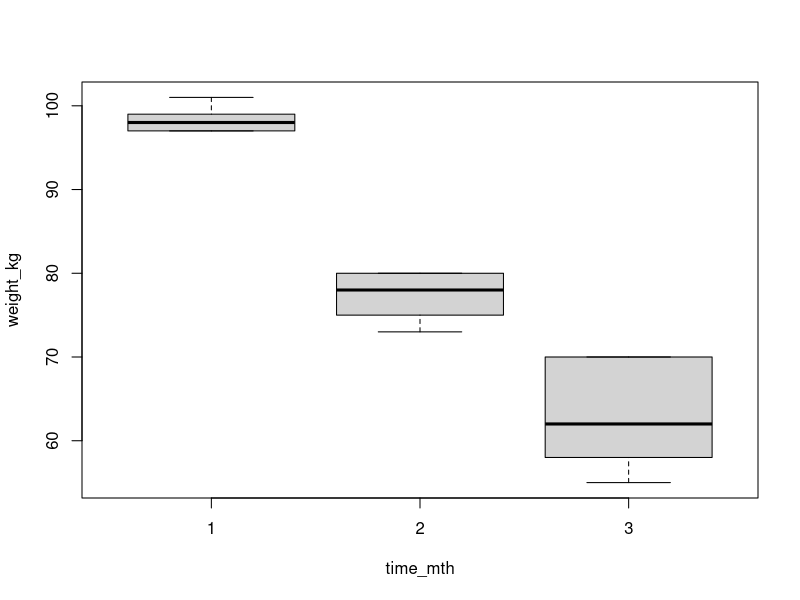
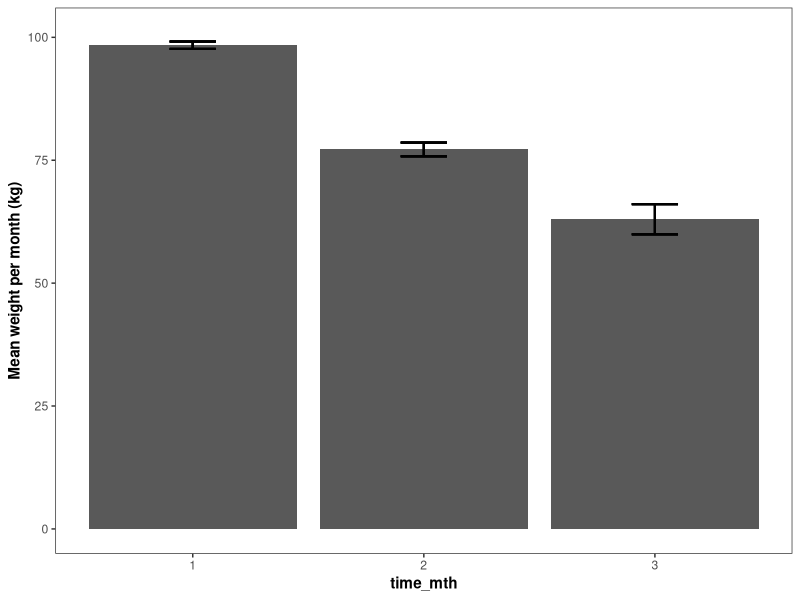
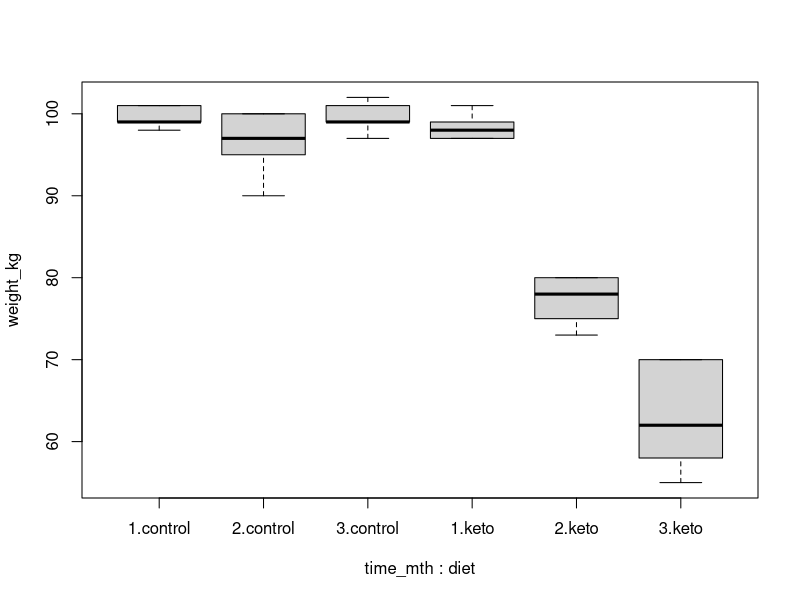
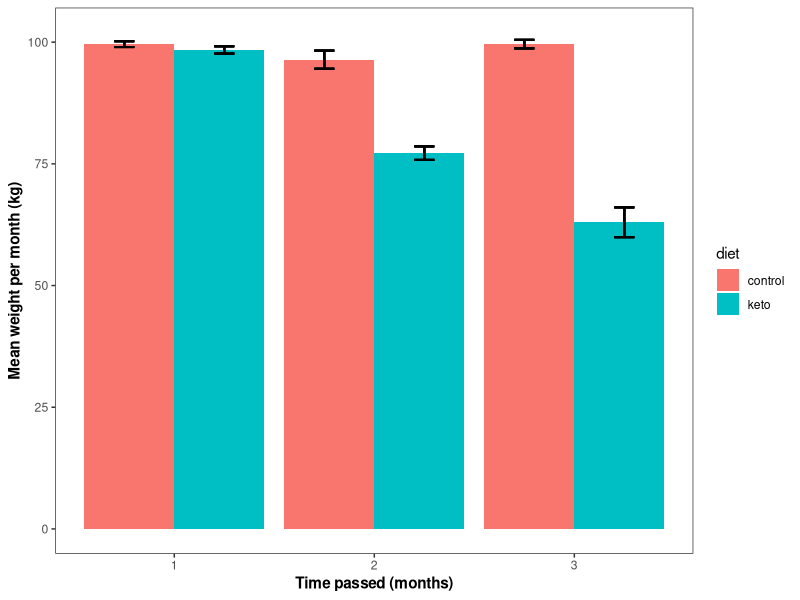

These charts were generated, in order, by the following R code:
##########################################
# PSYC 4180 - INTRO TO STATISTICS USING R
##########################################

##########################################
# PART I: ONE-WAY REPEATED-MEASURES ANOVA

##########################################
# check out R studio workspace

getwd() #this is where you are in your computer
#let's set up a project to keep things tidy --> get a default working directory

##########################################
# what are packages? 
# R has a lot of great built-in capabilities
# packages are add-ons with many more functions that might be more specific, tailored

# we will be using the Tidyverse to explore R 
# the Tidyverse is a family of packages, all support each other seamlessly 

# install.packages("tidyverse")
library(tidyverse) # see the packages attached

##########################################
# how to assign variables - let's input our own data
# imagine we run an experiment on 5 people where we give them a specific diet and follow how their
# weight changes in the next 3 months

# let's first write a few vectors
subject <- c(1:5, 1:5, 1:5) # here we have 5 subjects
time_mth <- c(1, 1, 1, 1, 1, # each subject gives us data from 3 different time points  
             2, 2, 2, 2, 2,
             3, 3, 3, 3, 3)
weight_kg <- c(98, 99, 101, 97, 97, # that data is their weight in kilograms
               80, 75, 80, 73, 78,
               70, 62, 55, 58, 70)

weight_df <- data.frame(subject, time_mth, weight_kg) # we combine those vectors together to create
# a "dataframe" which is a matrix that has all those datapoints

# you're going to see the %>% (pipe) operator a lot - it just means "do this next"
weight_kg %>% mean() 

##########################################
# describing the data

head(weight_df)
boxplot(weight_kg ~ time_mth , data = weight_df) # left side is dependent variable

library(psych) # this package has a handy function for getting descriptive statistics
describeBy(weight_df, group = time_mth)

##########################################
# plotting data

weight_df <- weight_df %>% 
  group_by(time_mth) %>% # for every time point, calculate the MEAN, STDEV, STANDARD ERROR
  mutate(mean_kg = mean(weight_kg), # this function "mutates" a new column with the new calculations
         sd_kg = sd(weight_kg),
         sem_kg = sd_kg/(sqrt(5)))
            
ggplot(weight_df, aes(x = time_mth, y = weight_kg)) +
  geom_bar(stat = "summary", fun.y = "mean") +
  geom_errorbar(aes(ymin= mean_kg - sem_kg, ymax = mean_kg + sem_kg), width = .2, size = 0.7) +
  theme_bw() +
  theme(axis.title = element_text(face = "bold"),
        panel.grid.major = element_blank(), panel.grid.minor = element_blank()) +
  ylab("Mean weight per month (kg)")

##########################################
# statistical analysis 

# anatomy of an R model
# dependent_measure ~ factor1 + factor2, data = data_frame
# our dependent measure is measured by (~) factor 1 and factor 2
# this equation needs to go into a model function e.g. if we want anova we do aov(), if we want a regression, lm() 

# if we didn't have the SAME participants for every time point, how do we analyze it?
not_mod <- aov(weight_kg ~ time_mth, data = weight_df) # this doesn't output anything, we need summary()
summary(not_mod)

# however, we use the SAME participants across all time points, so we need to account 
# for individual error in a repeated-measures ANOVA
rm_mod1 <- aov(weight_kg ~ time_mth + Error(subject/time_mth),
               data = weight_df)
summary(rm_mod1)

##########################################
# interpreting data

# we say that there is a significant effect of time in the weight loss of these participants
# who received an intervention (F(1,11) = ..., p < 0.05).

# if it's significant, do post-hoc testing 
# month 1 vs. month 2
t.test(weight_df$weight_kg[which(weight_df$time_mth == 1)],
       weight_df$weight_kg[which(weight_df$time_mth == 2)],
       paired = TRUE)

# month 1 vs. month 3
t.test(weight_df$weight_kg[which(weight_df$time_mth == 1)],
       weight_df$weight_kg[which(weight_df$time_mth == 3)],
       paired = TRUE)

# month 2 vs. month 3
t.test(weight_df$weight_kg[which(weight_df$time_mth == 2)],
       weight_df$weight_kg[which(weight_df$time_mth == 3)],
       paired = TRUE)
# account for type 1 error - bonferroni p level control
# 0.05 / 3 = 0.0167 ; all are significant at this level

##########################################
# PART II: MIXED ANOVA

# using the same data set we will now add a new factor
# what if we have another group whose weight we tracked but didn't get a diet (i.e. our controls)

# https://www.dropbox.com/s/3r5g9lskjzkqvie/lab_4180_data1.csv?dl=0
wdf <- read.csv('lab_4180_data1.csv', header = TRUE)

# let's add labels and means that will be used for plots later
wdf <- wdf %>%
  group_by(time_mth, diet) %>%
  mutate(mean_kg = mean(weight_kg),
         sd_kg = sd(weight_kg),
         sem_kg = sd_kg/(sqrt(5)))

# now let's take a look at descriptive statistics again...
head(wdf)
boxplot(weight_kg ~ time_mth + diet, data = wdf)

# let's get the descriptive statistics
describeBy(wdf, group = c('time_mth', 'diet'))

# stats - include now an interaction term factor1*factor2
rm_mod2 <- aov(weight_kg ~ time_mth + diet + time_mth*diet + Error(subject/time_mth),
               data = wdf)
summary(rm_mod2) 

# posthoc - since we saw an effect of interaction
# do a posthoc for each main effect - not necessary for diet since there's only two,
# do it for the other factor

# month 1 vs. month 2 - PAIRWISE T TESTS
t.test(weight_df$weight_kg[which(weight_df$time_mth == 1)],
       weight_df$weight_kg[which(weight_df$time_mth == 2)],
       paired = TRUE)

# month 1 vs. month 3
t.test(weight_df$weight_kg[which(weight_df$time_mth == 1)],
       weight_df$weight_kg[which(weight_df$time_mth == 3)],
       paired = TRUE)

# month 2 vs. month 3
t.test(weight_df$weight_kg[which(weight_df$time_mth == 2)],
       weight_df$weight_kg[which(weight_df$time_mth == 3)],
       paired = TRUE)

# control for type 1 error, bonferroni correction 0.05/3 comparisons, alpha = 0.017

# plot your results
ggplot(wdf, aes(x = time_mth, y = weight_kg, fill = diet)) +
  geom_bar(stat = "summary", fun.y = "mean", position = "dodge") +
  geom_errorbar(aes(ymin = mean_kg - sem_kg,
                    ymax = mean_kg + sem_kg), width = .2, size = 0.7,
                position = position_dodge(1)) +
  theme_bw() +
  theme(axis.title = element_text(face = "bold"),
        panel.grid.major = element_blank(), panel.grid.minor = element_blank()) +
  ylab("Mean weight per month (kg)") +
  xlab("Time passed (months)")

